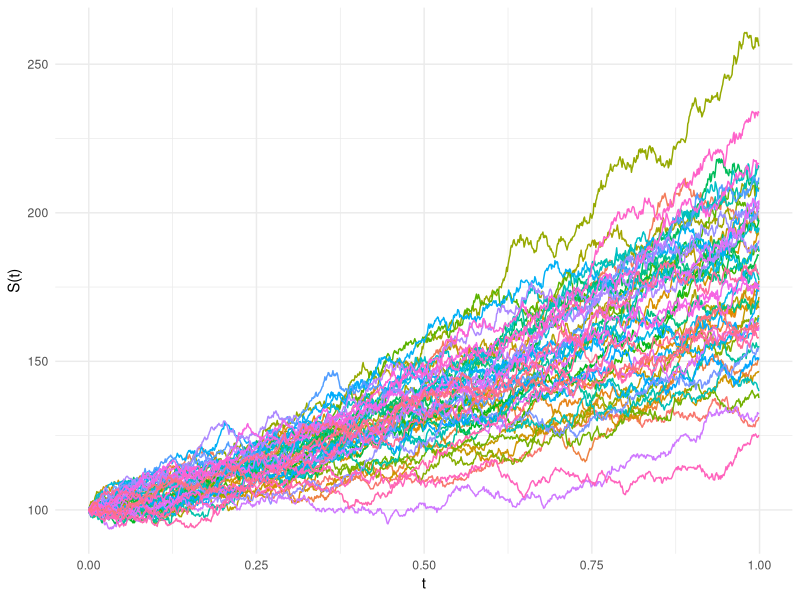
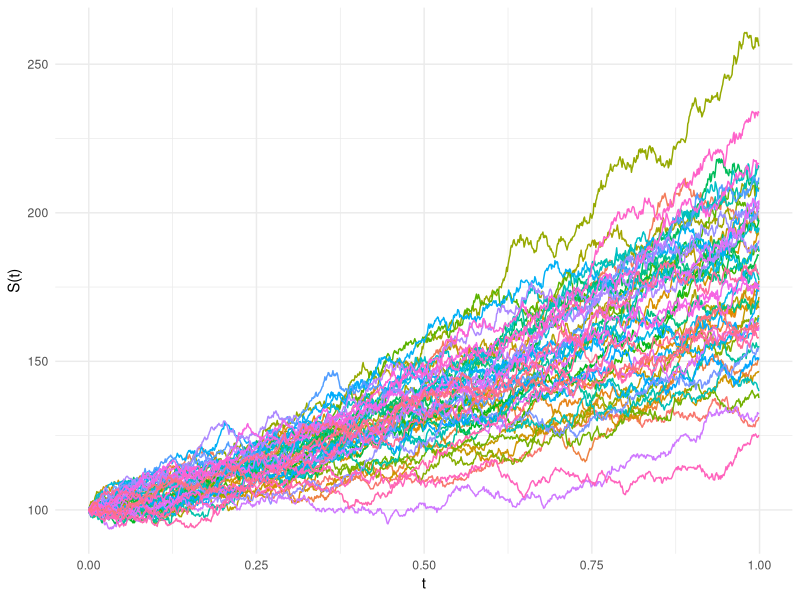

Here is the R script that generated these plots, in order:
library(ggplot2)
df <- read.csv("outputs/output.csv", header=T)
df$path_index <- as.character(df$path_index)
dim(df)

ggplot(df, aes(x = time_index, y = price, col = path_index)) + 
    geom_line() + theme_minimal() + 
    guides(color = "none") + 
    labs(x = "t", y = "S(t)")

ggsave("outputs/plot.png")